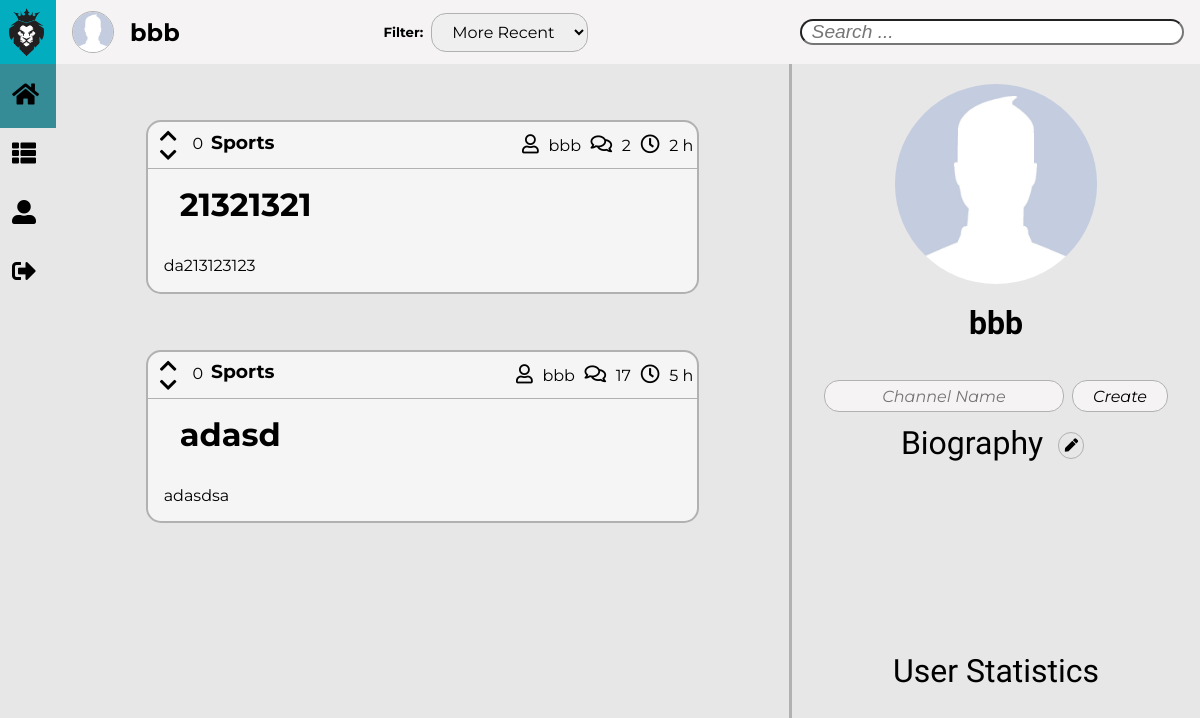
/pages/profile.php?username=bbb (signed in), run on the app's committed database.
### tables this page shows
CREATE TABLE Story(
    storyID INTEGER NOT NULL PRIMARY KEY,
    storyTitle TEXT NOT NULL,
    storyContent TEXT NOT NULL,
    storyPoints INTEGER,
    storyAuthor TEXT NOT NULL REFERENCES User(username),
    storyComments INTEGER NOT NULL,
    storyTime TEXT NOT NULL,
    channelName TEXT NOT NULL REFERENCES Channel(name)       
);

### pages/profile.php (called while the page is built, shortened)
<?php
    include_once('../templates/tpl_common.php');
    include_once('../templates/tpl_profile.php');
    include_once('../database/db_user.php');
    $username = isset($_GET['username']) ? $_GET['username'] : '';
    $biography = get_user_biography($username);
    $myChannels = get_user_subscriptions($username);
    $filter = isset($_GET['filter']) ? $_GET['filter'] : 2;
    $userStories = get_user_stories($username, $filter);
    foreach($userStories as $story) {
      $votes = get_story_votes($story['storyID']);
      $storiesVotes[$story['storyID']] = $votes == null ? 0 : $votes;
      $votedStories[$story['storyID']] = get_user_vote($username, $story['storyID']);
    }
    draw_common($_SESSION['username'], ['stories.css', 'profile_aside.css'], [], $filter);
    draw_profile($username, htmlentities($biography), display_messages(), htmlentities_all($myChannels), htmlentities_all($userStories), $storiesVotes, $votedStories);
    draw_footer();
?>

### includes/functions.php (called while the page is built, shortened)
<?php function orderBy($value) {
    switch($value) {
    default:
        return 'storyID DESC';
    break;
    }
}
function data_converter($storyTime) {
    $newStoryTime = new DateTime(date('Y-m-d H:i:s'));
    $oldStoryTime = new DateTime($storyTime);
    $interval = date_diff($newStoryTime, $oldStoryTime);
    if($interval->format('%y') !== '0')
        return $interval->format('%y Y');
    else if($interval->format('%m') !== '0')
        return $interval->format('%m M');
    else if($interval->format('%d') !== '0')
        return $interval->format('%d d');
    else if($interval->format('%h') !== '0')
        return $interval->format('%h h');
    else if($interval->format('%i') !== '0')
        return $interval->format('%i m');
    else
        return $interval->format('%s s');
}
?>

### database/db_user.php (called while the page is built, shortened)
<?php
    include_once('../includes/functions.php');
    function get_user_stories($username, $filter) {
      $db = Database::instance()->db();
      $stmt = $db->prepare('SELECT * FROM Story WHERE storyAuthor = ? ORDER BY ' . orderBy($filter));
      $stmt->execute(array($username));
      return $stmt->fetchAll();
    }
?>

### templates/tpl_common.php (the view, shortened to what this page needs)
<?php function draw_common($username, $css_files, $js_files, $filter = 2) {
    ?>
    <!DOCTYPE <!DOCTYPE html>
    <html>
        <head>
            <link rel="stylesheet" href="https://use.fontawesome.com/releases/v5.5.0/css/all.css">
            <link rel="stylesheet" type="text/css" media="screen" href="../css/common.css" />
            <?php foreach($css_files as $css_file) { ?>
                <link rel="stylesheet" type="text/css" media="screen" href="../css/<?=$css_file?>" />
            <?php } ?>
        </head>
        <body>
            <header id="dynamicBar">
                <div id="header">
                    <img src="../resources/images/default/logo.png" alt="Logo">
                </div>
                <nav id="menu">
                    <div class="mainMenu">
                        <i class="fa fa-home"></i><a href="../pages/feed.php">Feed</a>
                    </div>
                    <div class="mainMenu">
                        <i class="fa fa-th-list"></i><a href="../pages/subscriptions.php">Channels</a>
                    </div>
                    <div class="mainMenu">
                        <i class="fa fa-user-alt"></i><a href="../pages/profile.php?username=<?= $_SESSION['username'] ?>">Profile</a>
                    </div>
                    <div class="mainMenu">
                        <i class="fa fa-sign-out-alt"></i><a href="../actions/action_logout.php">Logout</a>
                    </div>
                </nav>
            </header>
            <div id="toolBar">
                <div id="info">
                    <?php
                        $imageID = $_SESSION['username'];
                        if(glob("../resources/images/users/$imageID.*")) { ?>
                            <img id="asideIMG" src="../resources/images/users/<?= $_SESSION['username'] ?>" alt="User Image">
                        <?php }
                        else { ?>
                            <img id="asideIMG" src="../resources/images/default/defaultUser.jpg?>" alt="User Image">
                        <?php }
                    ?>
                    <a id="user-name" href="../pages/profile.php?username=<?= $_SESSION['username'] ?>"><h5><?php echo $username ?></h5></a>
                </div>
                <div id="filters">
                    <h5>Filter:</h5>
                    <form method="get" action="<?= $_SERVER['PHP_SELF']?>">
                        <select name="filter" id="filterID">
                            <option <? echo $filter == 2 ? 'selected ' : '' ?>value="2">More Recent</option>
                        </select>
                    </form>
                </div>
                <div id="search">
                    <input type="search" name="Search" placeholder="Search ...">
                </div>
            </div>
<? } ?>
<?php function draw_stories($stories, $storiesVotes, $votedStories) {
    foreach($stories as $story) { ?>
        <article id="<?= $story['storyID'] ?>" class="storyArticle">
            <header id="storyHeader">
                <div id="story_<?= $story['storyID'] ?>_votes" >
                    <div>
                        <?php
                            if($votedStories[$story['storyID']] == 1) { ?>
                                <div class="votes">
                                    <div>
                                        <i id="voteUp" class="fas fa-chevron-up"></i>
                                        <i class="fas fa-chevron-down"></i>
                                    </div>
                                    <span class="storyVotes"><?= htmlentities($storiesVotes[$story['storyID']]) ?></span>
                                </div>
                            <?php }
                            else { ?>
                                <div class="votes">
                                    <div>
                                        <i class="fas fa-chevron-up"></i>
                                        <i class="fas fa-chevron-down"></i>
                                    </div>
                                    <span class="storyVotes"><?= htmlentities($storiesVotes[$story['storyID']]) ?></span>
                                </div>
                            <?php }
                        ?>
                        <h3><?= $story['channelName'] ?></h3>
                    </div>
                    <div>
                        <span class="author"><i class="far fa-user"></i><?= $story['storyAuthor'] ?></span>
                        <span class="comments"><i class="far fa-comments"></i><?= $story['storyComments'] ?></span>
                        <span class="date"><i class="far fa-clock"></i><?= data_converter($story['storyTime']) ?></span>
                    </div>
                </div>
                <div>
                    <h1><?= $story['storyTitle'] ?></h1>
                </div>
            </header>
            <div id="storySinopse">
                <p><?= $story['storyContent'] ?></p>
            </div>
        </article>
    <?php }
} ?>
<?php function draw_footer() {
    ?>
        </body>
    </html>
<?php } ?>

### templates/tpl_profile.php (shortened to what this page needs)
<?php function draw_profile($username, $biography, $messages, $myChannels, $stories, $storiesVotes, $votedStories) {
    ?>
    <div id="masterStories">
        <section id="stories">
            <?php draw_stories($stories, $storiesVotes, $votedStories) ?>
        </section>
    </div>
    <aside>
        <?php
            if(htmlentities($_GET['username']) == $_SESSION['username']) { ?>
                <div id="asidePicture">
                    <?php
                        if(glob("../resources/images/users/$username.*")) { ?>
                            <img id="asideIMG" src="../resources/images/users/<?= $username ?>" alt="User Image">
                        <?php }
                        else { ?>
                            <img id="asideIMG" src="../resources/images/default/defaultUser.jpg?>" alt="User Image">
                        <?php }
                    ?>
                </div>
            <?php }
        ?>
        <h3 id="username"><?= $username ?></h3>
        <form id="forms">
            <?php
                if(htmlentities($_GET['username']) !== $_SESSION['username']) { ?>
                    <input type="hidden" name="username" value="<?= htmlentities($_GET['username']) ?>">
                    <input type="text" name="channelName" placeholder="Channel Name" required="true" maxlength="18" disabled>
                    <button id="newChannel" type="submit" formaction="../actions/action_add_new_channel.php" formmethod="post" disabled>Create</button>
                <?php }
                else { ?>
                    <input type="text" name="channelName" placeholder="Channel Name" required="true" maxlength="18">
                    <button id="newChannel" type="submit" formaction="../actions/action_add_new_channel.php" formmethod="post">Create</button>
                <?php }
            ?>
        </form>
        <div id="description">
            <p>Biography
                <?php
                    if(htmlentities($_GET['username']) !== $_SESSION['username']) { ?>
                        <button id="editDescription" type="button" disabled><i class="fas fa-pen"></i></button>
                    <?php }
                    else { ?>
                        <button id="editDescription" type="button"><i class="fas fa-pen"></i></button>
                    <?php }
                ?>
            </p>
            <p id="descriptionContent"><?=htmlentities($biography)?></p>
        </div>
        <div id="statistics">
            <p>User Statistics</p>
        </div>
    </aside>
<?php } ?>

### css/common.css (style rules this page uses)
:root { --background-color: rgb(231, 231, 231); --background-header-color: rgb(3, 173, 192); --background-menu-color: rgb(53, 140, 151); --background-toolBar-color: rgb(245, 243, 243); --site-name-color: white; --site-name-font: 'Exo', sans-serif; --menu-color: white; --menu-icons-color: black; --menu-font: 'Montserrat', sans-serif; --toolBar-font: 'Montserrat', sans-serif; --toolBar-info-font-size: 1.5em; --toolBar-filter-font-size: 1em; --border-color: rgb(177, 177, 177); --messages-font: 'Montserrat', sans-serif; --success-fg-color: rgb(86, 155, 13); --error-fg-color: rgb(218, 2, 13); }
body { margin: 0em; display: grid; height: 100%; overflow: hidden; grid-template-columns: auto 5.5fr 2fr; grid-template-rows: 4em 100%; grid-template-areas: "header toolBar toolBar" "menu content aside"; background-color: var(--background-color); }
#dynamicBar { width: 3.5em; transition: 1s; }
#header { grid-area: header; display: flex; background-color: var(--background-header-color); }
#header > img { max-width: 3em; max-height: 3em; padding: 0.5em 0.5em 0.5em 0.55em; }
#menu { grid-area: menu; height: 100%; background-color: var(--background-menu-color); }
#menu { margin: 0%; flex-direction: column; display: flex; font-size: 1.5em; color: var(--menu-icons-color); }
#menu div { padding: 0.5em 0.5em; height: 1.5em; display: flex; }
#menu div i { padding: 0.25em 0.5em 0em 0em; color: var(--menu-icons-color); }
#toolBar { display: flex; align-items: center; justify-content: space-between; grid-area: toolBar; background-color: var(--background-toolBar-color); font-family: var(--toolBar-font); }
#toolBar div { display: inherit; align-items: inherit; }
#info { display: flex; margin: 0em; }
#info > img { margin: 0em 1em; width: 2.5em; height: 2.5em; border: solid var(--border-color) 1px; border-radius: 50%; }
#info > a h5 { margin: 0em; font-size: var(--toolBar-info-font-size); font-family: var(--toolBar-font); color: black; }
#filters > form { margin: 0em; }
#filters > form > select { margin: 0.5em; padding: 0.5em 1em; outline: none; font-size: var(--toolBar-filter-font-size); font-family: var(--toolBar-font); border: none; border: solid var(--border-color) 1px; border-radius: 15px; }
#search { padding-right: 1em; }
#search > input { border-radius: 15px; width: 20em; padding: 0em 0.25em; outline: none; font-size: 1.2em; text-indent: 0.25em; font-style: italic; }
a { text-decoration: none; }
#editDescription, #applyDescription { vertical-align: middle; height: 2em; width: 2em; margin: auto .5em; outline: none; border: solid var(--border-color) 1px; border-radius: 50%; background-color: var(--background-color); }
#descriptionContent { margin: 0 2em; text-align: center; white-space: pre-wrap; font-size: 1rem; }

### data on the page
story: storyID "0", channelName "Sports", storyAuthor "bbb", storyComments "2", storyTime "2 h", storyTitle "21321321", storyContent "da213123123"
story: storyID "0", channelName "Sports", storyAuthor "bbb", storyComments "17", storyTime "5 h", storyTitle "adasd", storyContent "adasdsa"

### other printed values
$username "bbb"
